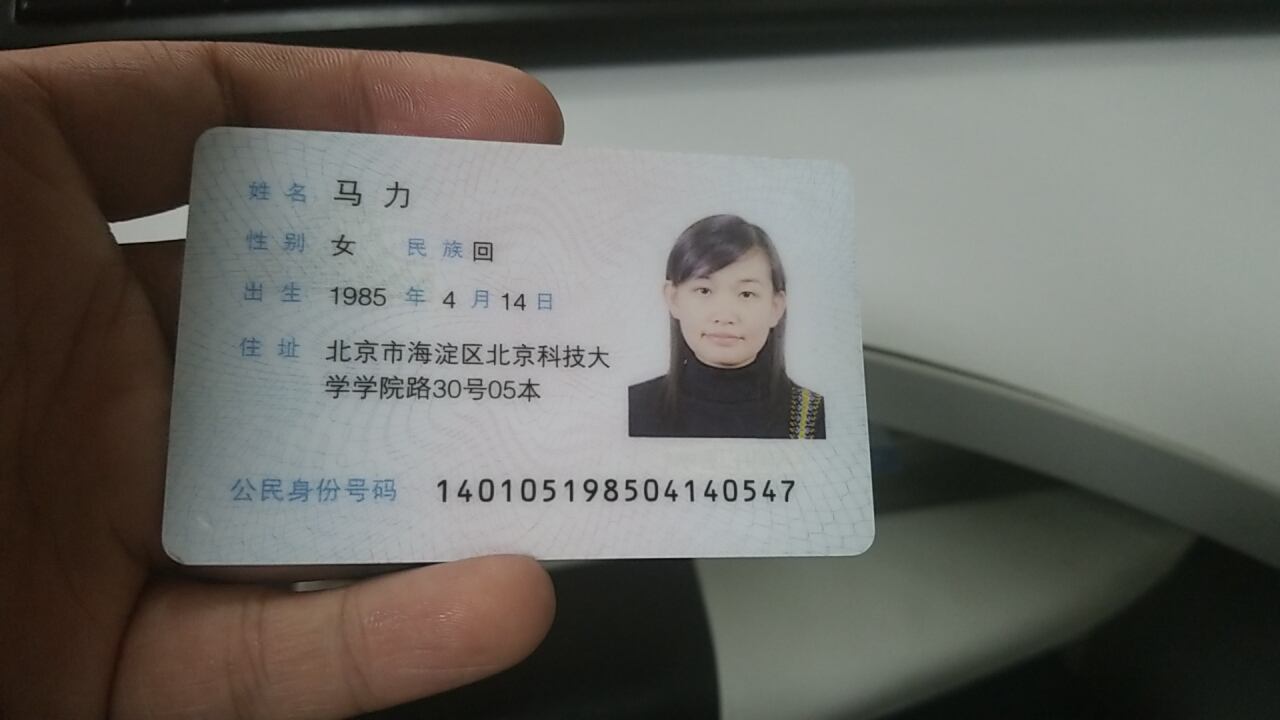
//> input picture opencvTest_3.2/1.jpg, 1280 x 720 px
$ ./EdgeDetection   (built with g++ and OpenCV 4)
//> lines starting //> are read from the running program, lines starting //| are printed output that depends on the picture
#include <opencv2/highgui/highgui.hpp>
#include <opencv2/imgproc/imgproc.hpp>
using namespace cv;

//------------------------------------
//	全局变量声明
//------------------------------------
// 原图，灰度图，目标图
Mat g_srcImage, g_grayImage, g_dstImage;

// Canny边缘检测相关变量
Mat g_cannyDetectedEdges;
int g_cannyLowThreshold = 1;  // TrackBar位置参数

//------------------------------------
//	全局函数声明
//------------------------------------
static void on_Canny(int, void*);  // Canny边缘检测窗口滚动条的回调函数

//------------------------------------
//	主函数
//------------------------------------
int main(int argc, char* argv[])
{
	// 改变console字体颜色
	system("color 2F");

	// 载入原图
	g_srcImage = imread("1.jpg");
//> g_srcImage is the input picture: 720 rows x 1280 cols, CV_8UC3; mean B, G, R 97.9, 103.5, 104.7
	if (!g_srcImage.data)
	{
		printf("读取原图错误！\n");
		return false;
	}

	// 显示原图
	namedWindow("[原始图]", CV_WINDOW_NORMAL);
	imshow("[原始图]", g_srcImage);

	// 创建与 src 同类型和大小的矩阵 dst
	g_dstImage.create(g_srcImage.size(), g_srcImage.type());

	// 将原图转换为灰度图
	cvtColor(g_srcImage, g_grayImage, COLOR_BGR2GRAY);
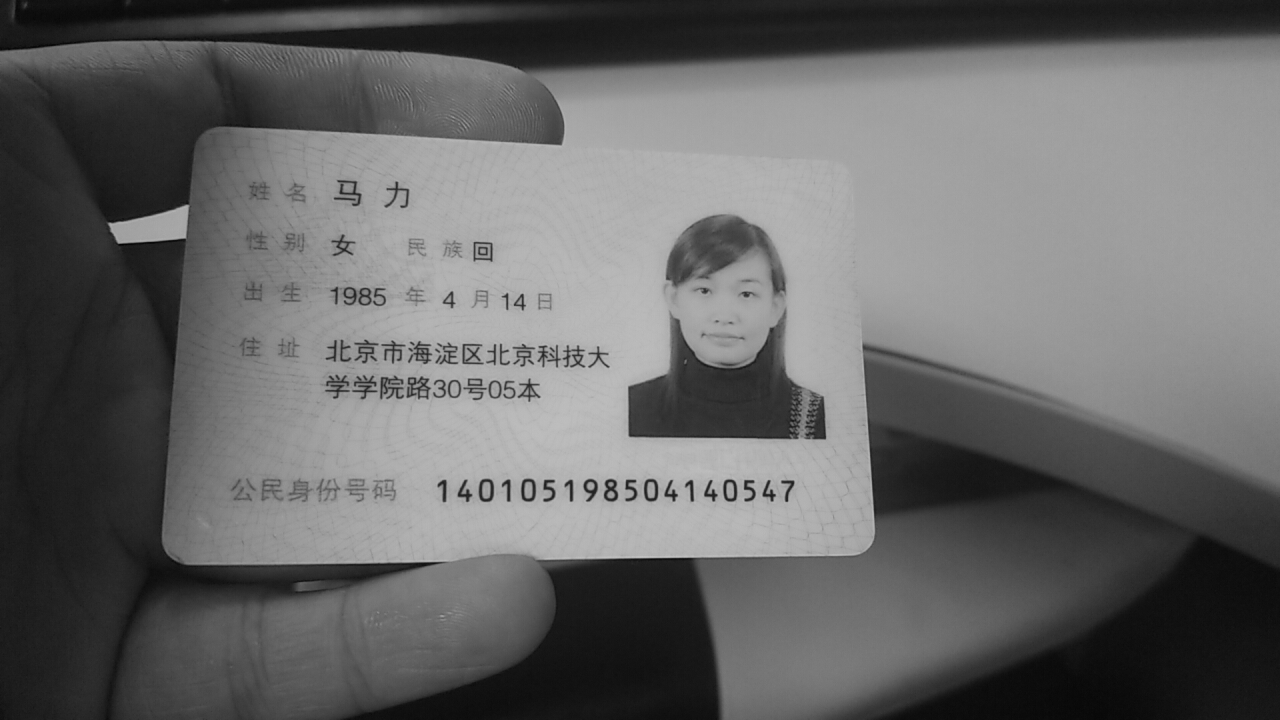
//> g_grayImage: 720 rows x 1280 cols, CV_8UC1; min 4, max 195, mean 103.2

	// 创建显示窗口
	namedWindow("[效果图]Canny边缘检测", WINDOW_AUTOSIZE);

	// 创建 trackbar
	createTrackbar("参数值：", "[效果图]Canny边缘检测", &g_cannyLowThreshold, 120, on_Canny);

	// 调用回调函数
	on_Canny(0, 0);

	// 轮询获取按键信息，若按下Q，程序退出
	while((char(waitKey(1))) != 'q') { }

	return 0;
}

//------------------------------------
//	on_Canny()函数
//------------------------------------
void on_Canny(int, void*)
{
	// 模糊函数降噪
	//blur(g_grayImage, g_cannyDetectedEdges, Size(3, 3));
	GaussianBlur(g_grayImage, g_cannyDetectedEdges, Size(3, 3), 0, 0, BORDER_DEFAULT);  // 高斯模糊处理

	// Canny算子
	Canny(g_cannyDetectedEdges, g_cannyDetectedEdges, g_cannyLowThreshold, g_cannyLowThreshold * 3, 3);
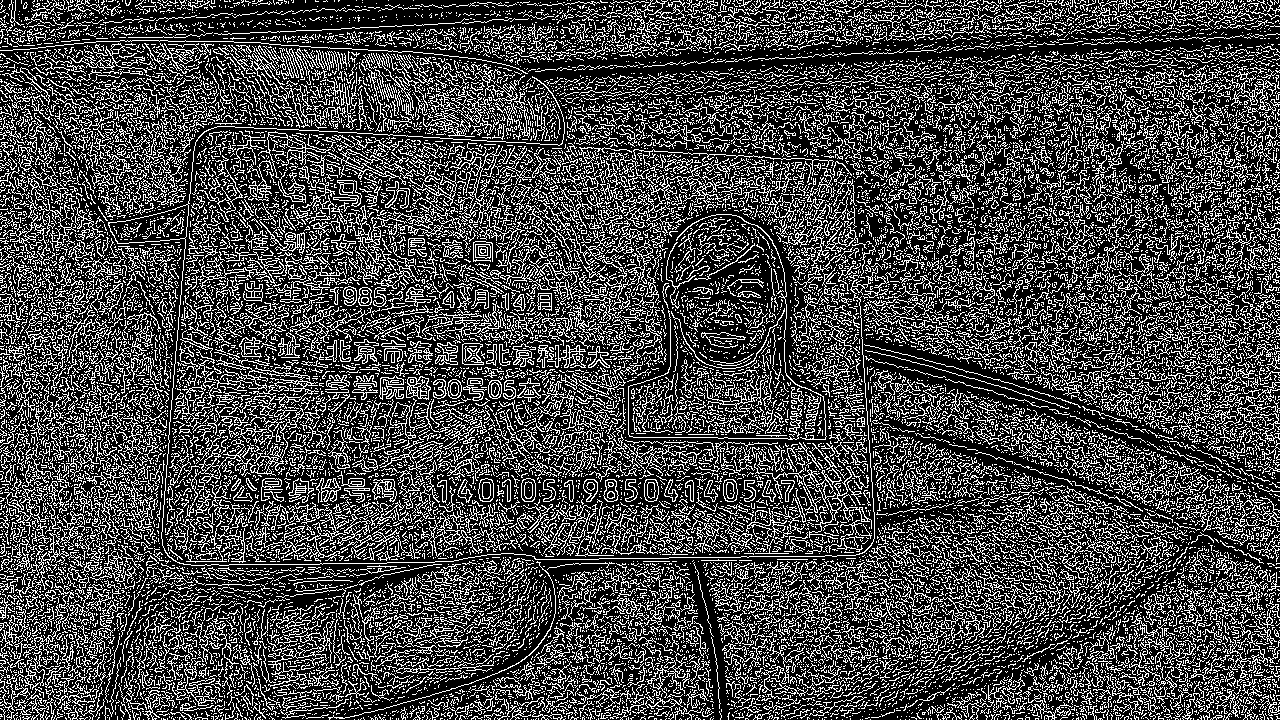
//> g_cannyDetectedEdges: 720 rows x 1280 cols, CV_8UC1; 27.4% white in thin lines or dots

	// 把 dst 内的所有元素设置为0
	g_dstImage = Scalar::all(0);

	// 使用Canny算子输出的边缘图 g_cannyDetectedEdges 作为掩码，来将原图 src 拷贝到目标图 dst 中
	g_srcImage.copyTo(g_dstImage, g_cannyDetectedEdges);
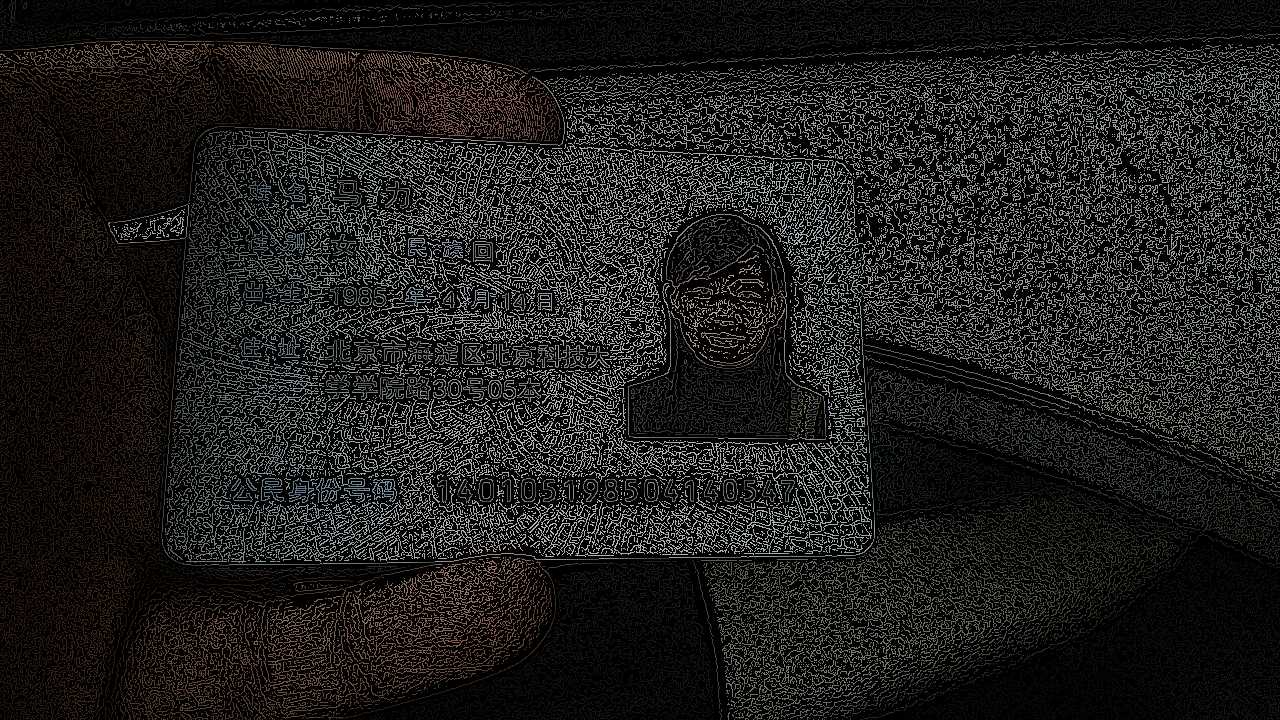
//> g_dstImage: 720 rows x 1280 cols, CV_8UC3; mean B, G, R 26.9, 28.5, 28.9
//> the 'q' key is pressed

	// 显示效果图
	imshow("[效果图]Canny边缘检测", g_dstImage);
}

$ run again, with opencvTest_3.2/2.jpg copied over opencvTest_3.2/1.jpg
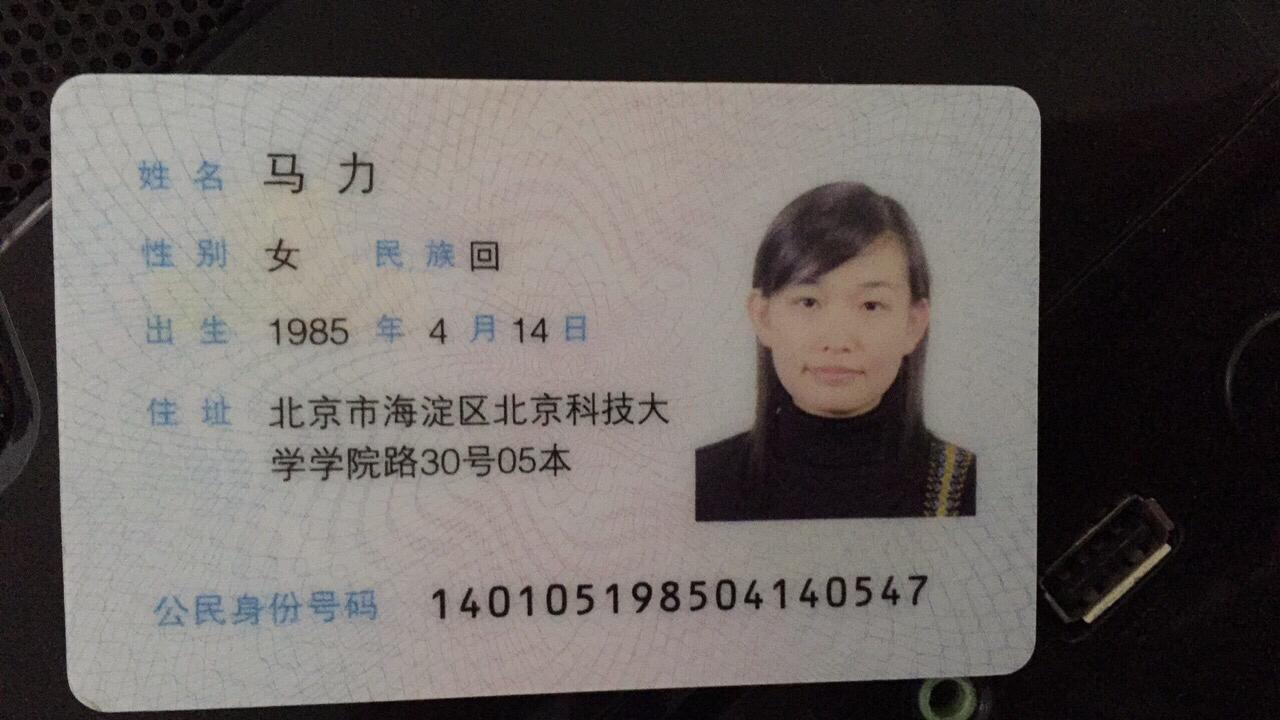
//> input picture opencvTest_3.2/2.jpg, 1280 x 720 px
//> g_srcImage is the input picture: 720 rows x 1280 cols, CV_8UC3; mean B, G, R 93.6, 96.1, 101.7
//> in on_Canny, `Canny(g_cannyDetectedEdges, g_cannyDetectedEdges, g_cannyLowThreshold,..`:
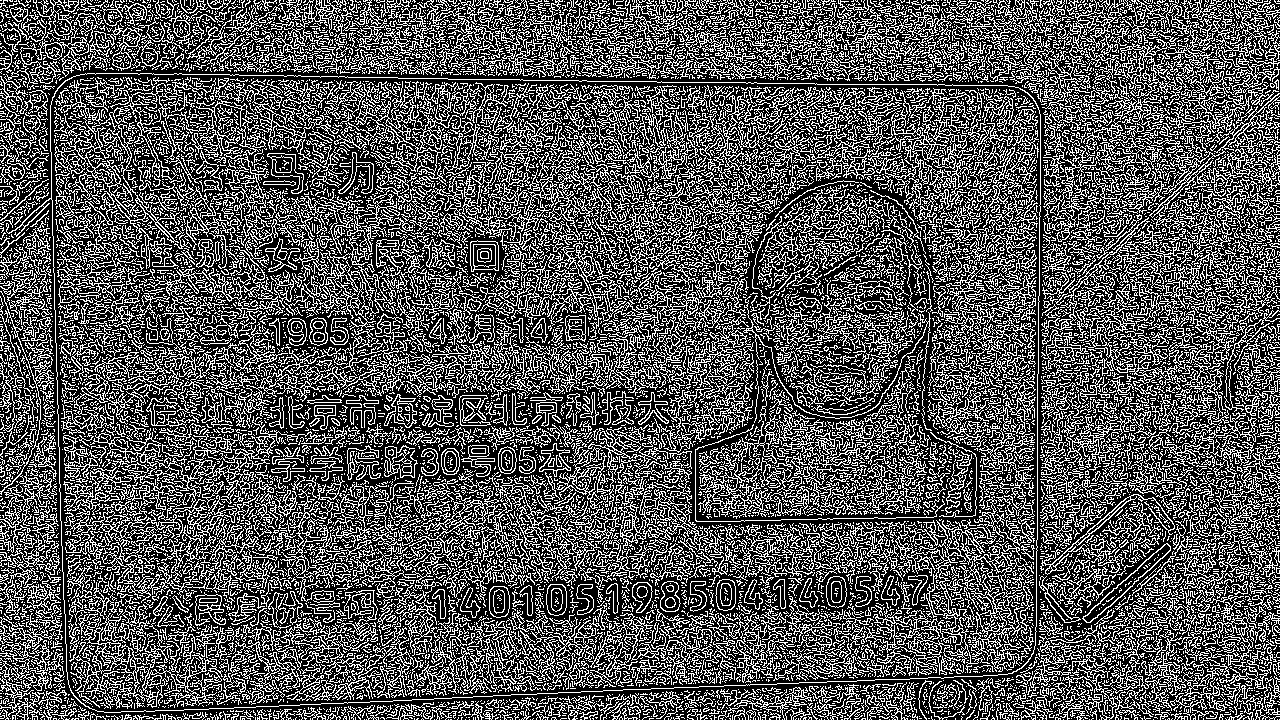
//> g_cannyDetectedEdges: 720 rows x 1280 cols, CV_8UC1; 33.3% white in thin lines or dots
//> in on_Canny, `g_srcImage.copyTo(g_dstImage, g_cannyDetectedEdges);`:
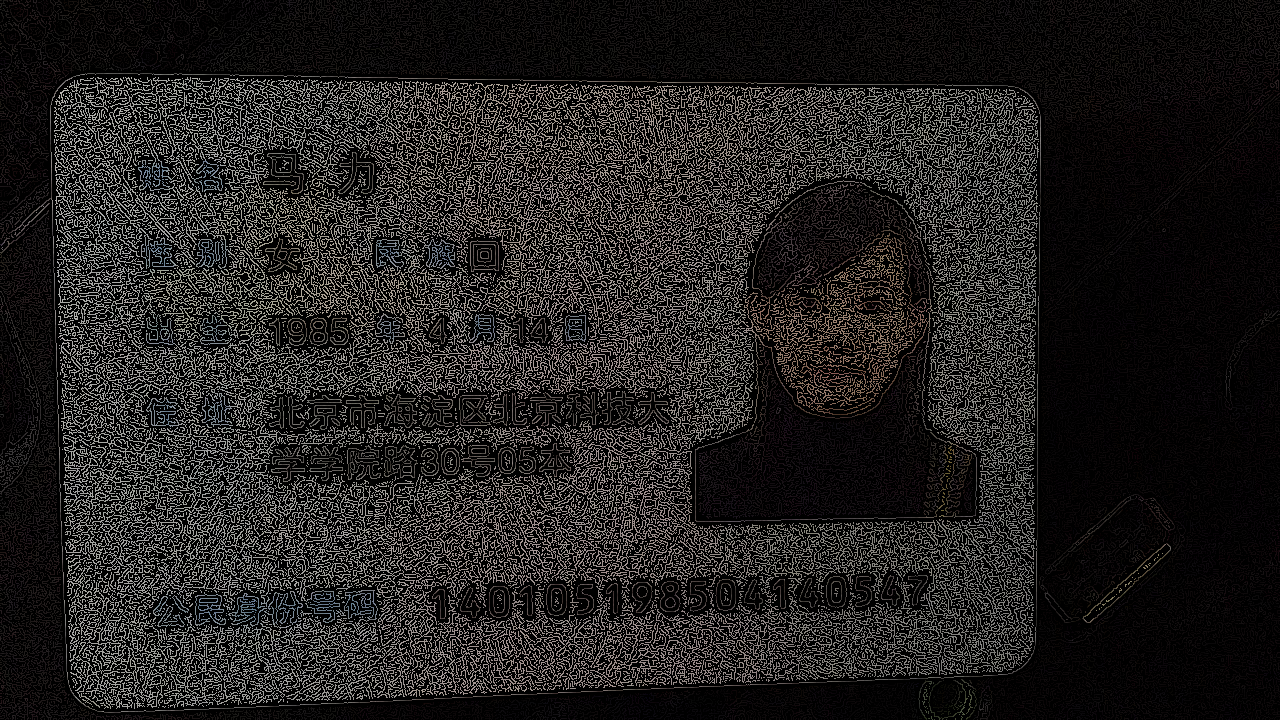
//> g_dstImage: 720 rows x 1280 cols, CV_8UC3; mean B, G, R 30.8, 31.6, 33.5
